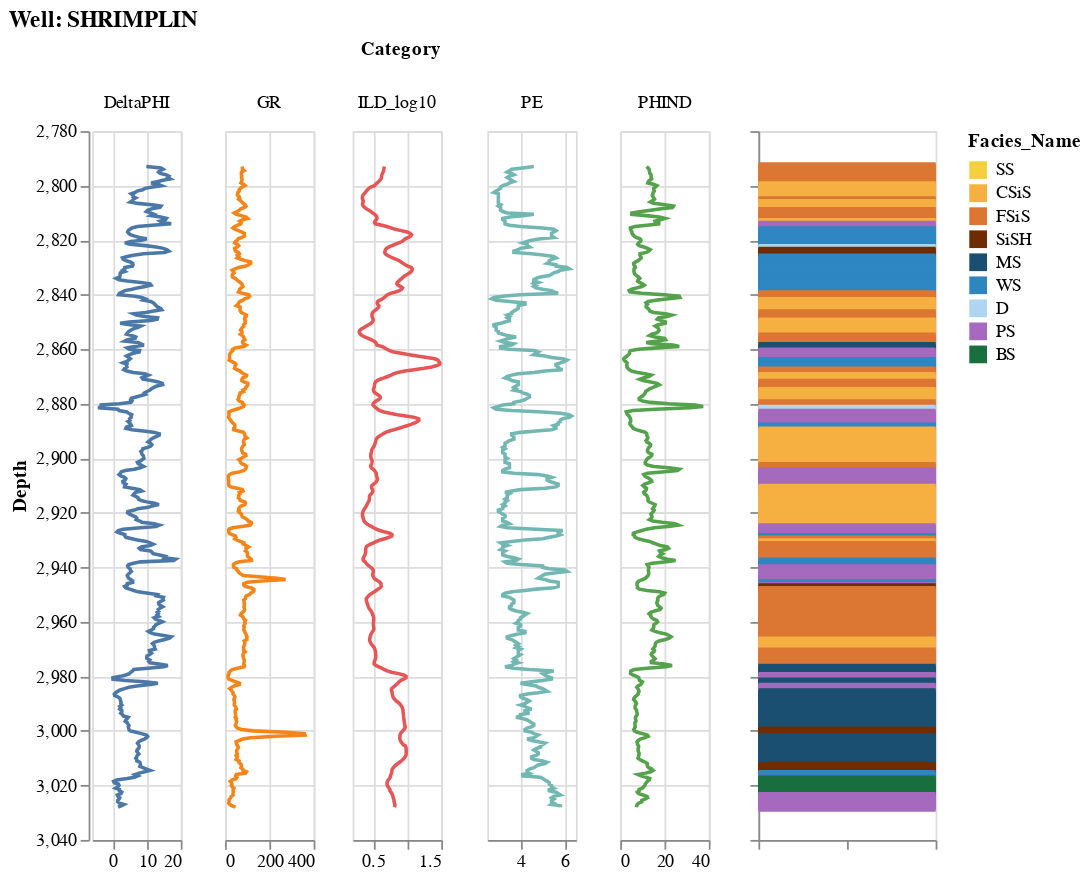

Write notebook code for a chart like this one.
### Code cell
plot_Facies()

### Figure 1 — Vega-Lite specification as saved in the notebook (floating-point values rounded to 4 significant figures; data arrays with more than 128 entries replaced by an {"elided": "..."} marker saying what was removed)
{"config": {"view": {"continuousWidth": 400, "continuousHeight": 300}}, "hconcat": [{"data": {"name": "data-83a2d23d58e072efa9ad0a09f0b501e5"}, "mark": "line", "encoding": {"color": {"type": "nominal", "field": "Category", "legend": null}, "column": {"type": "nominal", "field": "Category"}, "order": {"type": "quantitative", "field": "index"}, "x": {"type": "quantitative", "axis": {"title": null}, "field": "valeur", "scale": {"zero": false}}, "y": {"type": "quantitative", "field": "Depth", "scale": {"reverse": true, "zero": false}}}, "height": 400, "resolve": {"scale": {"x": "independent"}}, "title": "Well: SHRIMPLIN", "transform": [{"filter": "(datum.Category !== 'Facies_Name')"}], "width": 50}, {"data": {"name": "data-cc794c9f05d25e9abeff8aa39c21ee8b"}, "mark": "bar", "encoding": {"color": {"type": "nominal", "field": "Facies_Name", "scale": {"domain": ["SS", "CSiS", "FSiS", "SiSH", "MS", "WS", "D", "PS", "BS"], "range": ["#F4D03F", "#F5B041", "#DC7633", "#6E2C00", "#1B4F72", "#2E86C1", "#AED6F1", "#A569BD", "#196F3D"]}}, "x": {"type": "quantitative", "aggregate": "count", "axis": {"grid": false, "labels": false, "title": null}}, "y": {"type": "quantitative", "axis": {"labels": false, "title": null}, "field": "Depth", "scale": {"reverse": true}}}, "height": 400, "width": 100}], "resolve": {"scale": {"color": "independent"}}, "$schema": "https://vega.github.io/schema/vega-lite/v4.8.1.json", "datasets": {"data-83a2d23d58e072efa9ad0a09f0b501e5": {"elided": "2820 records"}, "data-cc794c9f05d25e9abeff8aa39c21ee8b": {"elided": "470 records"}}}
